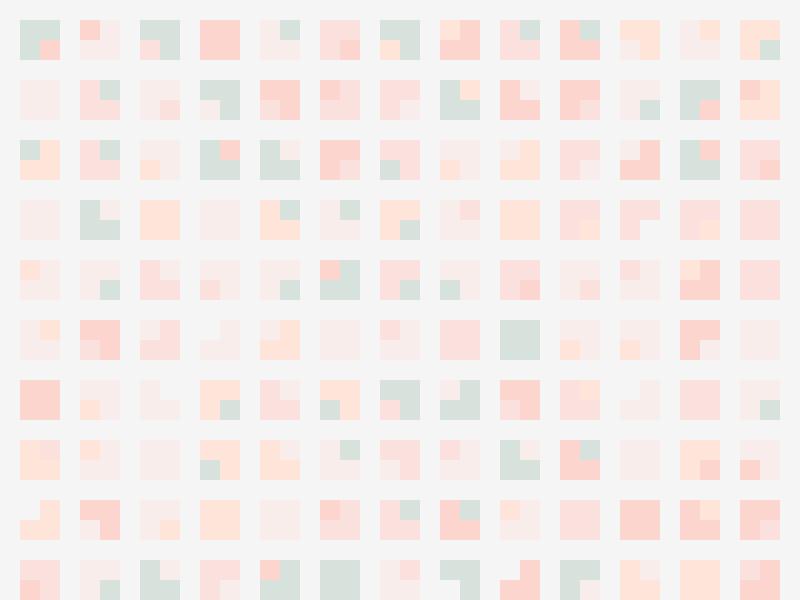
Frame 1 (no input)
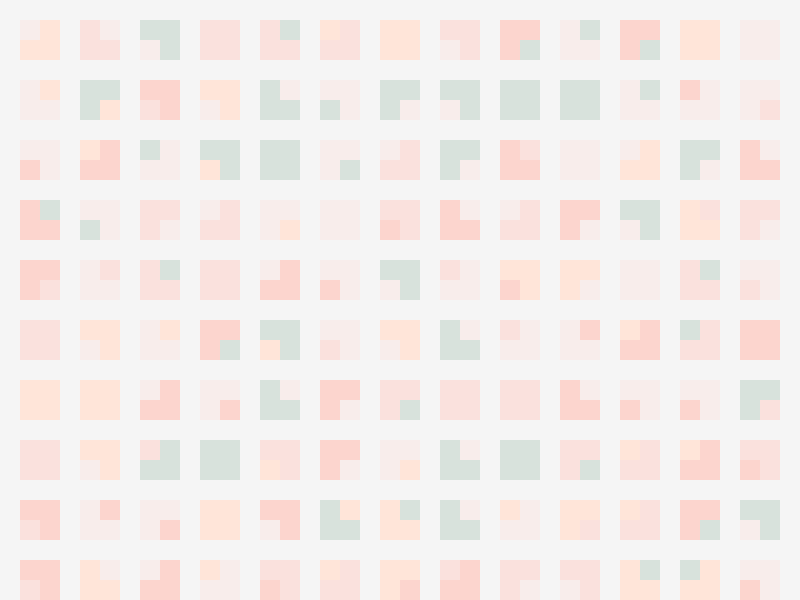
Frame 2 (the mouse pressed at the canvas centre, redrawn once)

The p5.js sketch that drew these frames (run headless with seeded random() and noise() and a simulated clock; the mouse was pressed at the canvas centre and the sketch redrawn once):

// p5.js sketch
// ── sketch.js
function setup() {
    createCanvas(displayWidth, displayHeight);
    noStroke();
    fill('#F8EDEB');
    background('whitesmoke');
    frameRate(.5);
}

function draw() {
    for (var i = 0; i < 3; i++) {

        var num = 20; //variable for the number of squares in the array

        var sideLen = windowWidth / num; //variable for the side length of each square

        for (var y = 0; y < displayWidth; y = y + sideLen) { //loop to create rows in the y direction

            for (var x = 0; x < displayWidth; x = x + sideLen) { // loop to create a row of squares in the x direction

                var Colors = [color('#F8EDEB'), color('#FCD5CE'), color('#FAE1DD'), color('#F8EDEB'), color('#D8E2DC'), color('#FFE5D9')];


                var r = floor(random(4));

                switch (r) {
                    case 0:
                        beginShape();
                        vertex(x + 20, y + 20);
                        vertex(x + 40, y + 20);
                        vertex(x + 40, y + 40);
                        vertex(x + 60, y + 40);
                        vertex(x + 60, y + 60);
                        vertex(x + 20, y + 60);
                        endShape(CLOSE);
                        break;
                    case 1:
                        beginShape();
                        vertex(x + 20, y + 20);
                        vertex(x + 60, y + 20);
                        vertex(x + 60, y + 40);
                        vertex(x + 40, y + 40);
                        vertex(x + 40, y + 60);
                        vertex(x + 20, y + 60);
                        endShape(CLOSE);
                        break;
                    case 2:
                        beginShape();
                        vertex(x + 20, y + 20);
                        vertex(x + 60, y + 20);
                        vertex(x + 60, y + 60);
                        vertex(x + 40, y + 60);
                        vertex(x + 40, y + 40);
                        vertex(x + 20, y + 40);
                        endShape(CLOSE);
                        break;
                    case 3:
                        beginShape();
                        vertex(x + 40, y + 20);
                        vertex(x + 60, y + 20);
                        vertex(x + 60, y + 60);
                        vertex(x + 20, y + 60);
                        vertex(x + 20, y + 40);
                        vertex(x + 40, y + 40);
                        endShape(CLOSE);
                        break;
                }
                fill(Colors[int(random(0, Colors.length))]);
            }

        }
        noLoop();
    }
}
